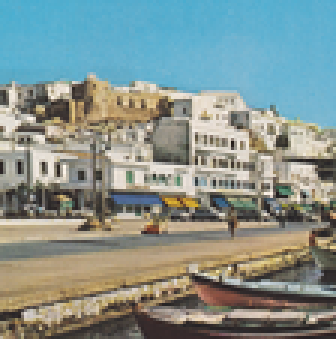
%> input picture salient-points/TestIm1.png, 112 x 113 px, shrunk from 1227 x 1238 before the run (shown 3 times larger)
$ octave main_stitch.m   (GNU Octave 9; MATLAB toolbox functions it lacks are replaced by stand-ins)
%> lines starting %> are read from the running program, lines starting %| are printed output that depends on the picture
### salient-points/myImgRotation.m
function rotImg = myImgRotation(img, angle)
%MYIMGROTATION Rotates an image in a certain angle
%   @param img the image to be rotated
%   @param angle the angle to rotate the image

    if angle == 0
        rotImg = img;
        return
    end

    %Find the needed image size for the rotation and create new image
    [X, Y, ~] = size(img); % X for rows, Y for columns
    R_pad = [cosd(angle) sind(angle); ...
             sind(angle) cosd(angle)];
    padSize = abs(R_pad)*[X;Y];
    rotImg = uint8(zeros(floor(padSize(1)), floor(padSize(2)), 3));
    [newX, newY, ~] = size(rotImg);

    %Start Coloring
    for i = 1:newX
        for j = 1:newY
            [x,y] = coordTransform(i, j, angle, newX, newY, X, Y);
            if y < 1 || y > Y || x < 1 || x > X
                continue
            else
                rotImg(i, j,:) = getColor(img, x, y, X, Y, 'RGB', 'Rotate');
            end
        end
    end
end
% [19 lines left out: function coordTransform, not called in this run]

### salient-points/myDetectHarrisFeatures.m
function corners = myDetectHarrisFeatures(I)
%MYDETECTHARRISFEATURES searches and locates sallient points in an image
%   @param I the image
    img = rgb2gray(I);
    [X, Y] = size(img);
    dx =[-1 0 1];
    dy = dx';
    Ix = conv2(double(img), dx, 'same');
    Iy = conv2(double(img), dy, 'same');
    sigma = 2;
    GaussianMask = fspecial('gaussian', 9, sigma);

    Ix2 = conv2(double(Ix.^2), GaussianMask,'same');
    Iy2 = conv2(double(Iy.^2), GaussianMask,'same');
    Ixy = conv2(double(Ix.*Iy), GaussianMask, 'same');

    k = 0.04;
    Rthres = 1e3;
    LayersOfFilteredImages = cat(3,cat(3,Ix2, Iy2), Ixy);
    E = zeros(X,Y);
    corners = [];
    for x = 2:1:X-1
        for y = 2:1:Y-1
            x_sum = sum(Ix2(x-1:x+1, y-1:y+1), 'all');
            y_sum = sum(Iy2(x-1:x+1, y-1:y+1), 'all');
            xy_sum = sum(Ixy(x-1:x+1, y-1:y+1), 'all');
            M = [x_sum xy_sum;xy_sum y_sum];
            E(x, y) = min(eig(M));
            [found_corner, R] = isCorner(M, k, Rthres);
            if found_corner
                corner.location = p;
            end


        end
    end
end

### salient-points/myStitch.m
function stitchImage = myStitch(sourceImage, destinationImage)
%MYSTITCH Stitches and merges two images with common ground
%   @param sourceImage the image to transform and merge
%   @param destinationImage independed image, constant


    sourceImageCorners = myDetectHarrisFeatures(sourceImage);
    destinationImageCorners = myDetectHarrisFeatures(destinationImage);

    total_best_points = floor(sourceImageCorners.Count/3);

    rhom=5;
    rhoM=20;
    rhostep=1;
    N=8;
    sourceImageDescriptor = zeros(ceil((rhoM-rhom+1)/rhostep), sourceImageCorners.Count);
    destinationImageDescriptor = zeros(ceil((rhoM-rhom+1)/rhostep), destinationImageCorners.Count);

    for i = 1:sourceImageCorners.Count
    sourceImageDescriptor(:,i) = myLocalDescriptor(rgb2gray(sourceImage),sourceImageCorners.Location(i,:) ,rhom, rhoM, rhostep, N);
    end

    for i = 1:destinationImageCorners.Count
        destinationImageDescriptor(:,i) = myLocalDescriptor(rgb2gray(destinationImage),destinationImageCorners.Location(i,:) ,rhom, rhoM, rhostep, N);
    end

    pairs = findPairs(sourceImageDescriptor, destinationImageDescriptor, total_best_points);

    sourceSalientPoints = sourceImageCorners.Location(pairs(:,1),:);
    destinationSalientPoints = destinationImageCorners.Location(pairs(:,2),:);
    total_iterations = 5000;

    H = myRansac(sourceSalientPoints, destinationSalientPoints, total_iterations)

    rotImage = newImageRotation(sourceImage, H);
    [Xs, Ys, ~] = size(destinationImage);
    [Xr, Yr, ~] = size(rotImage);
    X_offset = ceil(H(3,1)/2) + 10 % 10 = ESTIMATION ERROR - FOUND MANUALLY!!
    Y_offset = ceil(H(3,2)) - 4 % -4 = ESTIMATION ERROR - FOUND MANUALLY!!
    stitchImage = zeros(floor((Xs+Xr-X_offset)/2), floor((Ys+Yr-Y_offset)/2),3);
    stitchImage(X_offset:X_offset+Xr-1, Y_offset:Y_offset+Yr-1, :) = rotImage;
    stitchImage(1:Xs, 1:Ys, :) = destinationImage;
end
% [38 lines left out: functions newImageRotation, coordTransform, not called in this run]

### main_stitch.m
clear;clc;close all;
addpath('src');
Image1 = imread('TestIm1.png');
%> Image1 is the input picture: size 113x112x3 uint8; mean R, G, B 132.9, 147, 142.2
Image1 = myImgRotation(Image1, 360);
%> after the loop in myImgRotation, `for i = 1:newX`:
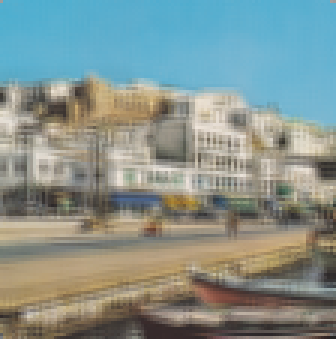
%> rotImg: size 113x112x3 uint8 (shown 3 times larger); mean R, G, B 133.2, 147.3, 142.4
Image2 = imread('TestIm2.png');
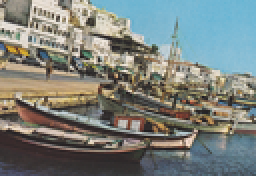
%> input picture salient-points/TestIm2.png, 128 x 88 px, shrunk from 1401 x 965 before the run (shown 2 times larger)
%> Image2 is the input picture: size 88x128x3 uint8; mean R, G, B 123, 128.7, 123.7
Image2 = myImgRotation(Image2, 360);
%> call 2 of myImgRotation, with angle = 360
%> after the loop in myImgRotation (call 2), `for i = 1:newX`:
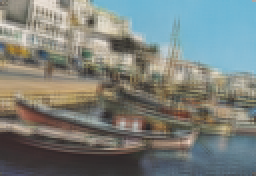
%> rotImg: size 88x128x3 uint8 (shown 2 times larger); mean R, G, B 123.1, 128.7, 123.7
warning off
tic

stitchedImage = uint8(myStitch(Image2, Image1));
%> in myDetectHarrisFeatures, `Iy = conv2(double(img), dy, 'same');`:
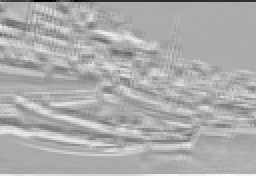
%> Iy: size 88x128 double (shown 2 times larger); min -226, max 109, mean 1; drawn with min black and max white
%> in myDetectHarrisFeatures, `Iy2 = conv2(double(Iy.^2), GaussianMask,'same');`:
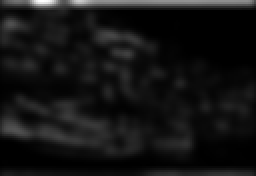
%> Iy2: size 88x128 double (shown 2 times larger); min 0.377, max 10027.7, mean 801.2; drawn with min black and max white
%> in myDetectHarrisFeatures, `Ixy = conv2(double(Ix.*Iy), GaussianMask, 'same');`:
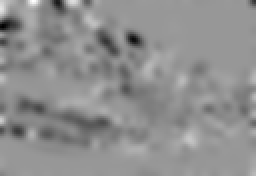
%> Ixy: size 88x128 double (shown 2 times larger); min -1665.8, max 1130.8, mean -94.7; drawn with min black and max white
%> in myDetectHarrisFeatures, `LayersOfFilteredImages = cat(3,cat(3,Ix2, Iy2), Ixy);`:
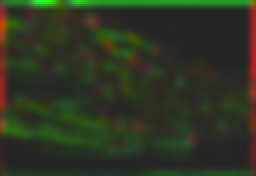
%> LayersOfFilteredImages: size 88x128x3 double (shown 2 times larger); mean R, G, B 445.4, 801.2, -94.7; drawn with min black and max white
%> the run ends on the next line
